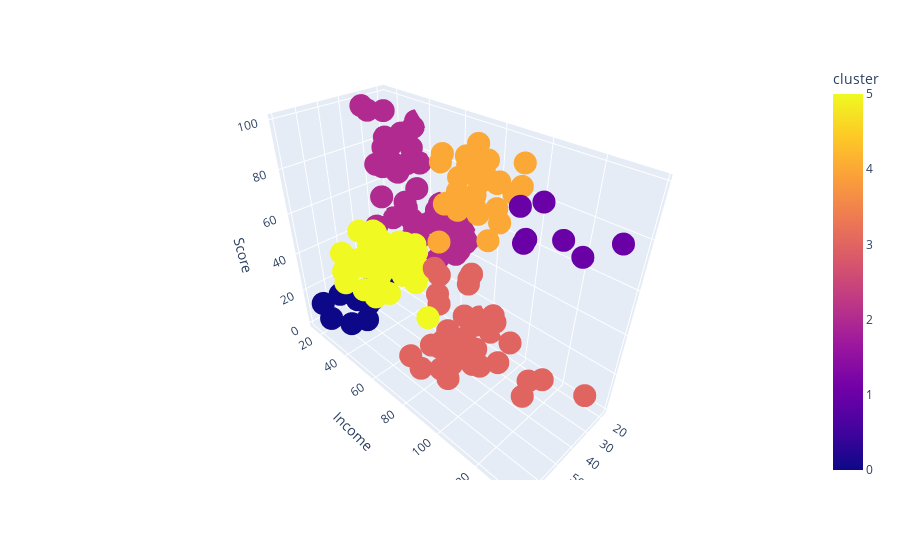

The code cell stored with this chart in its notebook:
### Code cell
fig = px.scatter_3d(data_frame=x,x="Age",y="Income",z="Score",color="cluster")
fig.show()

### Figure 1 — Plotly figure (JSON) as saved in the notebook; plotly's stock layout.template omitted (floating-point values rounded to 4 significant figures; data arrays with more than 128 entries replaced by an {"elided": "..."} marker saying what was removed)
{"data": [{"hovertemplate": "Age=%{x}<br>Income=%{y}<br>Score=%{z}<br>cluster=%{marker.color}<extra></extra>", "legendgroup": "", "marker": {"color": {"elided": "200 int values"}, "coloraxis": "coloraxis", "symbol": "circle"}, "mode": "markers", "name": "", "scene": "scene", "showlegend": false, "type": "scatter3d", "x": {"elided": "200 int values"}, "y": {"elided": "200 int values"}, "z": {"elided": "200 int values"}}], "layout": {"coloraxis": {"colorbar": {"title": {"text": "cluster"}}, "colorscale": [[0, "#0d0887"], [0.1111, "#46039f"], [0.2222, "#7201a8"], [0.3333, "#9c179e"], [0.4444, "#bd3786"], [0.5556, "#d8576b"], [0.6667, "#ed7953"], [0.7778, "#fb9f3a"], [0.8889, "#fdca26"], [1, "#f0f921"]]}, "legend": {"tracegroupgap": 0}, "margin": {"t": 60}, "scene": {"domain": {"x": [0, 1], "y": [0, 1]}, "xaxis": {"title": {"text": "Age"}}, "yaxis": {"title": {"text": "Income"}}, "zaxis": {"title": {"text": "Score"}}}}}
